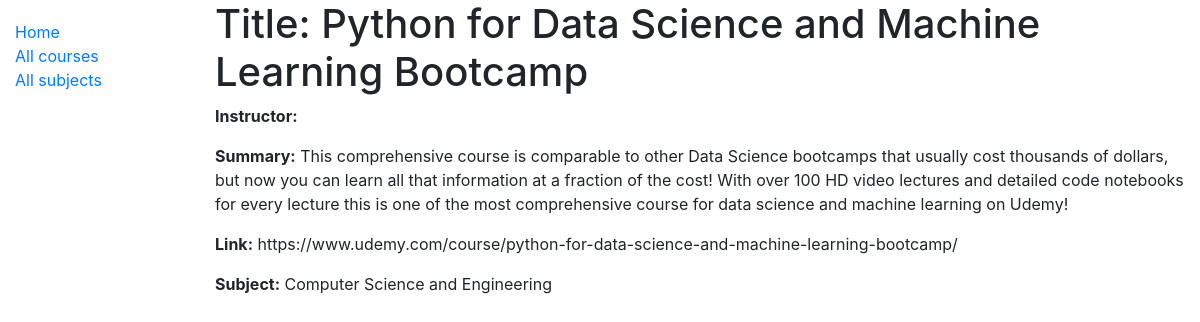
The app's page /mainpage/course/3fc06f33-2987-41ad-9587-887178c8b7ce with its own data.
### mainpage/models.py (models this page shows, shortened)
class Course(models.Model):
    title = models.CharField(max_length=200)
    instructor = models.ForeignKey('Instructor', on_delete=models.SET_NULL, null=True)
    summary = models.TextField(max_length=1000, help_text='Enter a brief description of the course')
    link = models.CharField('Link', max_length=200, unique=True, help_text='Link to the online course')
    subject = models.ManyToManyField(Subject, help_text='Select a subject for this course')
    id = models.UUIDField(primary_key=True, default=uuid.uuid4, help_text='Unique ID for this course')

class Subject(models.Model):
    name = models.CharField(max_length=200, help_text='Enter a subject area (e.g. Computer Science)')
    def __str__(self):
        return self.name

### mainpage/views.py (the view, shortened to what this page needs)
# urls.py: path('course/<uuid:pk>', views.CourseDetailView.as_view(), name='course-detail'),
class CourseDetailView(generic.DetailView):
    model = Course

### mainpage/templates/mainpage/course_detail.html (shortened to what this page needs)
{% extends "base_generic.html" %}
{% block content %}
  <h1>Title: {{ course.title }}</h1>
  <p><strong>Instructor:</strong> <a href="">{{ course.instructor.all|join:", " }}</a></p>
  <p><strong>Summary:</strong> {{ course.summary }}</p>
  <p><strong>Link:</strong> {{ course.link }}</p>
  <p><strong>Subject:</strong> {{ course.subject.all|join:", " }}</p>
{% endblock %}

### records on screen
Course: title "Python for Data Science and Machine Learning Bootcamp", summary "This comprehensive course is comparable to other Data Science bootcamps that usually cost thousands of dollars, but now you can learn all that information at a fraction of the cost! With over 100 HD video lectures and detailed code notebooks for every lecture this is one of the most comprehensive course for data science and machine learning on Udemy!", link "https://www.udemy.com/course/python-for-data-science-and-machine-learning-bootcamp/", subject.all "Computer Science and Engineering"
